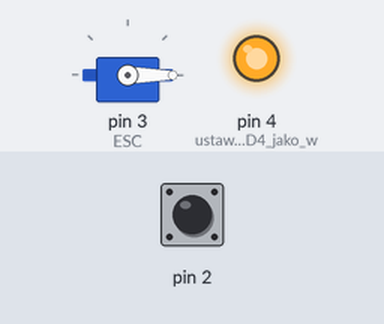
A program run on a simulated Arduino Nano, built with avr-gcc and run on an emulated ATmega328P. Parts: servo, output pins drawn as LEDs (lit = HIGH). The inputs (shaded band) are chosen by the test bench; at power-on: pin 2 LOW.

Above: at 1.2 s.
1.3 s: pin 2 pulsed HIGH 2 times (0.12 s each, 0.3 s apart)
At 2.0 s:
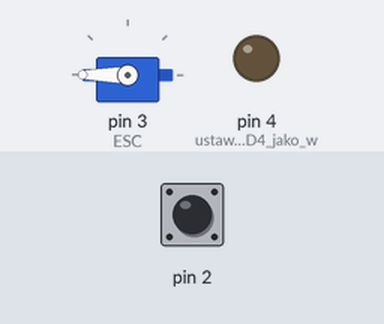
At 3.6 s:
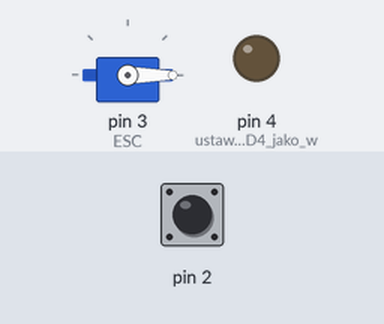
Timing chart, 0 to 5.1 s (numbered marks = the images above; inputs shaded):
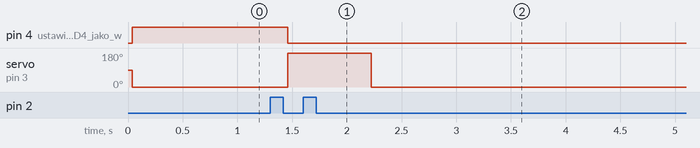

The program:

main.cpp
```cpp
#include <Arduino.h>
#include <PWM.hpp> // biblioteka do czytania pwm
#include <Servo.h> //biblioteka do wypisywania pwm. uzywana dla serw ale tutaj tez dziala
PWM my_pwm(2); // Setup pin 2 for PWM
Servo ESC; //deklaracja naszego ESC przy uzyciu biblioteki
unsigned int power = 0; //deklaracja zmiennej przechowujacej wartosc podawanej mocy
boolean failsafe = false; //deklaracja zmiennej failsafe

void setup() {
   // Serial.begin(115200); // Serial for debug
    my_pwm.begin(true); // PWM on pin 2 reading PWM HIGH duration
    ESC.attach(3,1000,2000); //zalaczenie pinu D3 jako wyjscie dla esc
    pinMode(4, OUTPUT); //ustawienie pinu D4 jako wyjsciowy, jest pod mosfety
    digitalWrite(4, LOW); //upewnienie sie, ze nie podaje napiecia

}

void loop() {
  if(float(my_pwm.getAge()/1000) > 500){ //jesli ostatni sygnal starszy niz 500ms
    failsafe = true;
    ESC.write(0); //ustawianie mocy na esc
  }
  else { //jesli jest mlodszy niz to
    failsafe = false;
  }
 if(!failsafe){ //wykonuj tylko jesli failsafe = false
  delay(40); //delay
     if(my_pwm.getValue()<1150) { //jesli pwm < 1150
      ESC.write(0);
      digitalWrite(4, HIGH); //brek on
    }
    else if (my_pwm.getValue()<1470) { //jesli pwm < 1470
     // Serial.println("wsteczny");
      ESC.write(0);
      digitalWrite(4, LOW); //brek off
    }
    else { //reszta przypadkow, czyli gaz ponad ten jalowy
    digitalWrite(4, LOW);
    power = (my_pwm.getValue()-1470)/2.2 ; //przeskalowanie zakresu pwm na liczby 0-180
      if(power<5){ //deadzone
        ESC.write(0);
      }
      else{ //jesli wiekszy niz deadzone
        ESC.write(power);
      }


        }
}
 }
```

PWM.hpp
```cpp
#include <Arduino.h>

class PWM {
    byte my_isr;

public:
    PWM(byte pin);

    /**
     Enables interrupt.

     @param measure_pulse_high true: High Pulse duration is measured (normal pwm), false: Low Pulse duration is measured (inverted pwm).

     @return 0 Success.
     @return -1 Error.
     */
    int begin(bool measure_pulse_high);

    /**
     Returns the most recent PWM value received.

     @return PWM duration in microseconds.
     */
    unsigned int getValue();

    /**
     Returns the age of recent PWM value.

     @return Age in microseconds.
     */
    unsigned long getAge();

    /**
     Disables interrupt.
     */
    void end();
};
```

PWM.cpp
```cpp
#include "PWM.hpp"

const byte MAX_ISR_COUNT = 20;

byte isr_count = 0;
byte isr_pin[MAX_ISR_COUNT];
unsigned int isr_value[MAX_ISR_COUNT];
bool isr_last_state[MAX_ISR_COUNT];
bool isr_trigger_state[MAX_ISR_COUNT];
unsigned long isr_timer[MAX_ISR_COUNT];
unsigned long isr_age[MAX_ISR_COUNT];

void ISR_generic(byte isr) {
    unsigned long now = micros();
    bool state_now = digitalRead(isr_pin[isr]);
    if (state_now != isr_last_state[isr]) {
        if (state_now == isr_trigger_state[isr]) {
            isr_timer[isr] = now;
        } else {
            isr_value[isr] = (unsigned int)(now - isr_timer[isr]);
            isr_age[isr] = now;
        }
        isr_last_state[isr] = state_now;
    }
}

void ISR_0() {
    ISR_generic(0);
}

void ISR_1() {
    ISR_generic(1);
}

void ISR_2() {
    ISR_generic(2);
}

void ISR_3() {
    ISR_generic(3);
}

void ISR_4() {
    ISR_generic(4);
}

void ISR_5() {
    ISR_generic(5);
}

void ISR_6() {
    ISR_generic(6);
}

void ISR_7() {
    ISR_generic(7);
}

void ISR_8() {
    ISR_generic(8);
}

void ISR_9() {
    ISR_generic(9);
}

void ISR_10() {
    ISR_generic(10);
}

void ISR_11() {
    ISR_generic(11);
}

void ISR_12() {
    ISR_generic(12);
}

void ISR_13() {
    ISR_generic(13);
}

void ISR_14() {
    ISR_generic(14);
}

void ISR_15() {
    ISR_generic(15);
}

void ISR_16() {
    ISR_generic(16);
}

void ISR_17() {
    ISR_generic(17);
}

void ISR_18() {
    ISR_generic(18);
}

void ISR_19() {
    ISR_generic(19);
}

PWM::PWM(byte pin) {
    my_isr = isr_count;
    isr_count++;

    isr_pin[my_isr] = pin;
    pinMode(isr_pin[my_isr], INPUT);
}

int PWM::begin(bool measure_pulse_high) {
    isr_last_state[my_isr] = digitalRead(isr_pin[my_isr]);
    isr_trigger_state[my_isr] = measure_pulse_high;

    switch (my_isr) {
        case 0:
            attachInterrupt(digitalPinToInterrupt(isr_pin[my_isr]), ISR_0, CHANGE);
            break;
        case 1:
            attachInterrupt(digitalPinToInterrupt(isr_pin[my_isr]), ISR_1, CHANGE);
            break;
        case 2:
            attachInterrupt(digitalPinToInterrupt(isr_pin[my_isr]), ISR_2, CHANGE);
            break;
        case 3:
            attachInterrupt(digitalPinToInterrupt(isr_pin[my_isr]), ISR_3, CHANGE);
            break;
        case 4:
            attachInterrupt(digitalPinToInterrupt(isr_pin[my_isr]), ISR_4, CHANGE);
            break;
        case 5:
            attachInterrupt(digitalPinToInterrupt(isr_pin[my_isr]), ISR_5, CHANGE);
            break;
        case 6:
            attachInterrupt(digitalPinToInterrupt(isr_pin[my_isr]), ISR_6, CHANGE);
            break;
        case 7:
            attachInterrupt(digitalPinToInterrupt(isr_pin[my_isr]), ISR_7, CHANGE);
            break;
        case 8:
            attachInterrupt(digitalPinToInterrupt(isr_pin[my_isr]), ISR_8, CHANGE);
            break;
        case 9:
            attachInterrupt(digitalPinToInterrupt(isr_pin[my_isr]), ISR_9, CHANGE);
            break;
        case 10:
            attachInterrupt(digitalPinToInterrupt(isr_pin[my_isr]), ISR_10, CHANGE);
            break;
        case 11:
            attachInterrupt(digitalPinToInterrupt(isr_pin[my_isr]), ISR_11, CHANGE);
            break;
        case 12:
            attachInterrupt(digitalPinToInterrupt(isr_pin[my_isr]), ISR_12, CHANGE);
            break;
        case 13:
            attachInterrupt(digitalPinToInterrupt(isr_pin[my_isr]), ISR_13, CHANGE);
            break;
        case 14:
            attachInterrupt(digitalPinToInterrupt(isr_pin[my_isr]), ISR_14, CHANGE);
            break;
        case 15:
            attachInterrupt(digitalPinToInterrupt(isr_pin[my_isr]), ISR_15, CHANGE);
            break;
        case 16:
            attachInterrupt(digitalPinToInterrupt(isr_pin[my_isr]), ISR_16, CHANGE);
            break;
        case 17:
            attachInterrupt(digitalPinToInterrupt(isr_pin[my_isr]), ISR_17, CHANGE);
            break;
        case 18:
            attachInterrupt(digitalPinToInterrupt(isr_pin[my_isr]), ISR_18, CHANGE);
            break;
        case 19:
            attachInterrupt(digitalPinToInterrupt(isr_pin[my_isr]), ISR_19, CHANGE);
            break;
        default:
            return -1; // Error.
    }
    return 0; // Success.
}

unsigned int PWM::getValue() {
    return isr_value[my_isr];
}

void PWM::end() {
    detachInterrupt(digitalPinToInterrupt(isr_pin[my_isr]));
}

unsigned long PWM::getAge() {
    return (micros() - isr_age[my_isr]);
}
```

Measured:
- after the input at 1.3 s, pin 4 (ustawienie_pinu_D4_jako_w): HIGH → LOW after 0.16 s; servo on pin 3 (ESC): 0° → 180° after 0.16 s, → 0° 0.76 s later
